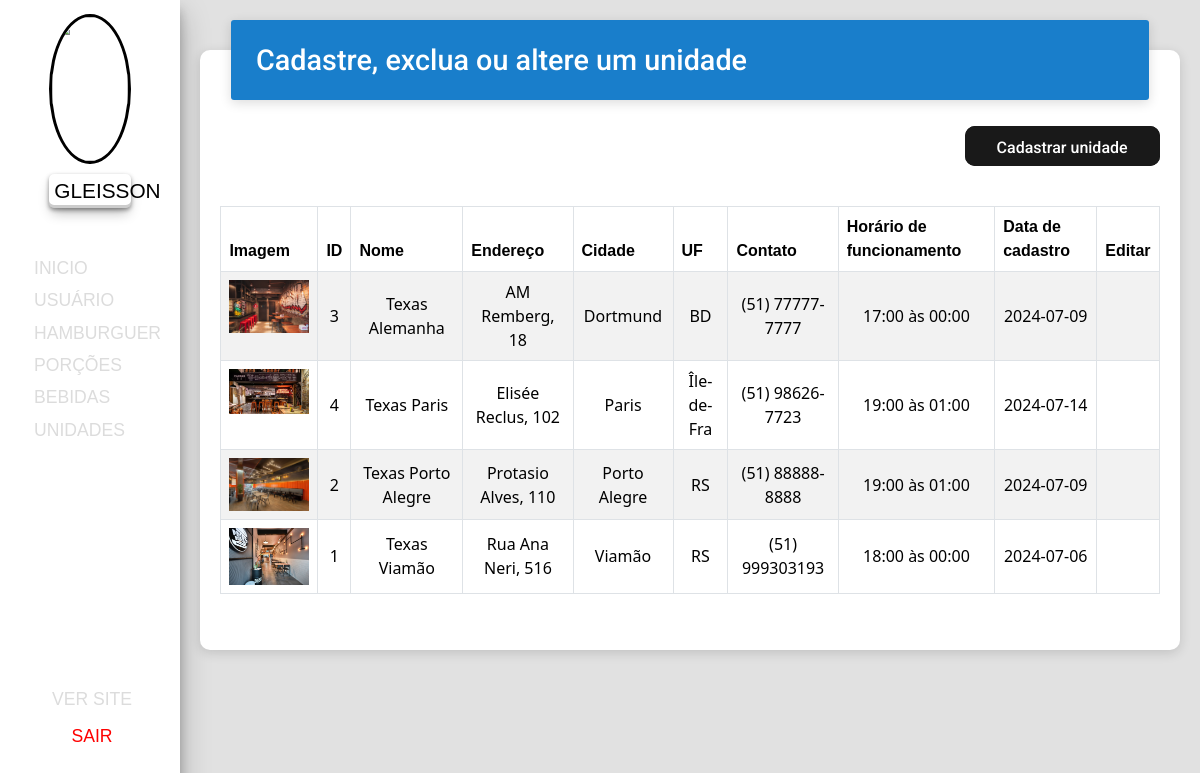
/admin/unidades.php (signed in), run on the app's committed database.
### tables this page shows
CREATE TABLE `unidades` (
  `id` int(254) NOT NULL,
  `nome_unidade` varchar(200) NOT NULL,
  `endereco_unidade` varchar(100) NOT NULL,
  `cidade` varchar(50) NOT NULL,
  `uf` varchar(10) NOT NULL,
  `contato_unidade` varchar(50) NOT NULL,
  `hora_abertura` varchar(20) NOT NULL,
  `hora_fechamento` varchar(50) NOT NULL,
  `foto_unidade` varchar(100) NOT NULL,
  `data_unidade` date NOT NULL
);

### admin/model/function.php (called while the page is built, shortened)
<?php
function dadosDasTabelas($table, $ordem) {
    $server = "localhost";
    $user = "root";
    $pass = "";
    $dbName = "hamburgueria_bd";
    $connect = mysqli_connect($server, $user, $pass, $dbName);
    $table = mysqli_real_escape_string($connect, $table);
    $ordem = mysqli_real_escape_string($connect, $ordem);
    $query = "SELECT * FROM `$table` ORDER BY `$ordem`";
    $action = mysqli_query($connect, $query);
    $users = mysqli_fetch_all($action, MYSQLI_ASSOC);
    return $users;
}

### admin/unidades.php (the view, shortened to what this page needs)
<?php require("model/function.php"); ?>
<!DOCTYPE html>
<html lang="en">
<head>
    <link rel="stylesheet" href="css/global.css">
    <link rel="stylesheet" href="css/menu.css">
    <link rel="stylesheet" href="css/usuario.css">
    <link href="https://cdn.jsdelivr.net/npm/bootstrap@5.3.3/dist/css/bootstrap.min.css" rel="stylesheet">
</head>
<body id="container">
    <?php if (isset($_SESSION['active'])) { ?>
        <?php $unidades = dadosDasTabelas("unidades", "nome_unidade"); ?>
        <section class="menu">
            <?php include "layout/menu.php" ?>
        </section>
        <section class="content">
            <div class="div1">
                <div class="div2 back-unidade">
                    <h2 class="content-title"><ion-icon name="document-text"></ion-icon>Cadastre, exclua ou altere um unidade</h2>
                </div>
                <div class="div3">
                    <div class="content-link-cadastro"><a href="criar_unidade.php" class="bn5">Cadastrar unidade</a></div>
                    <div class="caixa-tabela">
                        <table class="tabela table table-bordered table-striped table-hover">
                            <thead class="tabela-cabecalho">
                                <tr>
                                    <th>Imagem</th>
                                    <th>ID</th>
                                    <th>Nome</th>
                                    <th>Endereço</th>
                                    <th>Cidade</th>
                                    <th>UF</th>
                                    <th>Contato</th>
                                    <th>Horário de funcionamento</th>
                                    <th>Data de cadastro</th>
                                    <th>Editar</th>
                                </tr>
                            </thead>
                            <tbody class="tabela-body">
                                <?php foreach ($unidades as $unidade) : ?>
                                    <tr class="tabela-body-coluna">
                                        <?php if (!empty($unidade['foto_unidade'])) { ?>
                                            <td class="text-center"><img width="80px" src="model/uploads/<?php echo $unidade['foto_unidade']; ?>" alt=""></td>
                                        <?php } else { ?>
                                            <td class="text-center"><img width="100px" src="css/img/avtar.png" alt=""></td>
                                        <?php } ?>
                                        <td class="align-middle text-center"><?php echo $unidade['id'] ?></td>
                                        <td class="align-middle text-center"><?php echo $unidade['nome_unidade'] ?></td>
                                        <td class="align-middle text-center"><?php echo $unidade['endereco_unidade'] ?></td>
                                        <td class="align-middle text-center"><?php echo $unidade['cidade'] ?></td>
                                        <td class="align-middle text-center"><?php echo $unidade['uf'] ?></td>
                                        <td class="align-middle text-center"><?php echo $unidade['contato_unidade'] ?></td>
                                        <td class="align-middle text-center"><?php echo $unidade['hora_abertura'] . " às " . $unidade['hora_fechamento'] ?></td>
                                        <td class="align-middle text-center"><?php echo $unidade['data_unidade'] ?></td>
                                        <td class=" tabela-body-editar text-center align-middle">
                                        </td>
                                    </tr>
                                <?php endforeach; ?>
                            </tbody>
                        </table>
                    </div>
                </div>
            </div>
        </section>
    <?php } else {
        header("location: index.php");
    } ?>
</body>
</html>

### admin/css/global.css (style rules this page uses)
:root { --color-menu: #405e80; --font-roboto: 'Roboto'; }
* { margin: 0; padding: 0; box-sizing: border-box; }
html { scroll-behavior:smooth; }

### admin/css/menu.css (style rules this page uses)
.menu { width: 15%; background-color: #ffffff; display: flex; flex-direction: column; align-items: center; gap: 30px; color: #000; box-shadow: rgba(0, 0, 0, 0.25) 0px 14px 28px, rgba(0, 0, 0, 0.22) 0px 10px 10px; position: sticky; }

### admin/css/usuario.css (style rules this page uses)
#container { display: flex; height: 100vh; }
.content { width: 85%; height: auto; background-color: #e1e1e1; }
.div1 { width: 100%; height: 600px; display: flex; justify-content: center; position: relative; }
.div2 { z-index: 100; width: 90%; height: 80px; position: relative; display: inline-block; background: linear-gradient(60deg, #2bcbba, #2bcbba); margin: 20px 15px 0 15px; border-radius: 3px; box-shadow: 0 3px 12px 0 rgba(0, 0, 0, 0.14); }
.back-unidade { background: linear-gradient(60deg, #197ecb, #197ecb); }
.div3 { border-radius: 10px; position: absolute; z-index: 1; width: 96%; height: auto; min-height: 600px; background-color: #fff; top: 20px; margin-top: 30px; padding-top: 30px; box-shadow: 0 3px 12px 0 rgba(0, 0, 0, 0.14); }
.content-title { width: 80%; height: 80px; font-family: var(--font-roboto); font-size: 1.8rem; color: #ffffff; display: flex; align-items: center; justify-content: flex-start; padding-left: 20px; gap: 5px; }
.bn5 { padding: 0.6em 2em; border: none; outline: none; color: rgb(255, 255, 255); background: #111; cursor: pointer; position: relative; z-index: 0; border-radius: 10px; text-decoration: none; font-family: "Roboto", sans-serif; font-weight: 500; }
.bn5:before { content: ""; background: linear-gradient( 45deg, #ff0000, #ff7300, #fffb00, #48ff00, #00ffd5, #002bff, #7a00ff, #ff00c8, #ff0000 ); position: absolute; top: -2px; left: -2px; background-size: 400%; z-index: -1; filter: blur(5px); width: calc(100% + 4px); height: calc(100% + 4px); animation: glowingbn5 20s linear infinite; opacity: 0; transition: opacity 0.3s ease-in-out; border-radius: 10px; }
.bn5:after { z-index: -1; content: ""; position: absolute; width: 100%; height: 100%; background: #191919; left: 0; top: 0; border-radius: 10px; }
.content-link-cadastro { width: 100%; margin-right: 20px; height: 40px; display: flex; justify-content: flex-end; margin-top: 76px;; padding-right: 20px; }
.caixa-tabela { width: 100%; height: auto; display: flex; align-items: center; justify-content: center; margin-top: 20px; padding: 20px; }
th { font-family: 'Gotham Bold', sans-serif; }

### data on the page
unidades: foto_unidade (picture), id "3", nome_unidade "Texas Alemanha", endereco_unidade "AM Remberg, 18", cidade "Dortmund", uf "BD", contato_unidade "(51) 77777-7777", hora_abertura "17:00", hora_fechamento "00:00", data_unidade "2024-07-09"
unidades: foto_unidade (picture), id "4", nome_unidade "Texas Paris", endereco_unidade "Elisée Reclus, 102", cidade "Paris", uf "Île-de-Fra", contato_unidade "(51) 98626-7723", hora_abertura "19:00", hora_fechamento "01:00", data_unidade "2024-07-14"
unidades: foto_unidade (picture), id "2", nome_unidade "Texas Porto Alegre", endereco_unidade "Protasio Alves, 110", cidade "Porto Alegre", uf "RS", contato_unidade "(51) 88888-8888", hora_abertura "19:00", hora_fechamento "01:00", data_unidade "2024-07-09"
unidades: foto_unidade (picture), id "1", nome_unidade "Texas Viamão", endereco_unidade "Rua Ana Neri, 516", cidade "Viamão", uf "RS", contato_unidade "(51) 999303193", hora_abertura "18:00", hora_fechamento "00:00", data_unidade "2024-07-06"

### other printed values
$_SESSION['nome'] "GLEISSON"
